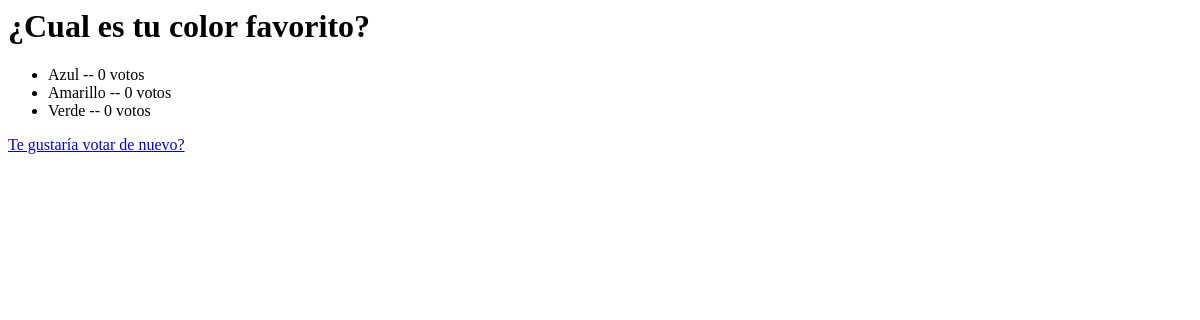
The app's page /polls/result/1, older data.
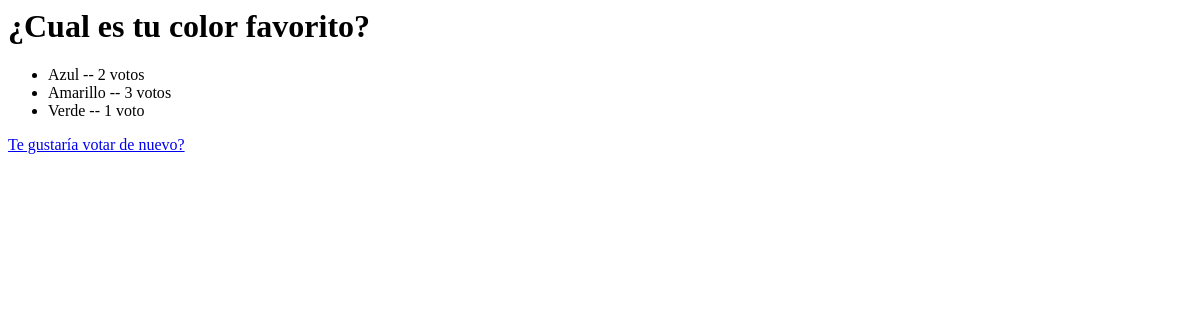
The same page, newer data.
### polls/models.py (models this page shows, shortened)
class Question(models.Model):
  question_text = models.CharField(max_length=200)
  pub_date = models.DateTimeField("date published")

class Choice(models.Model):
  question = models.ForeignKey(Question, on_delete=models.CASCADE)
  choice_text = models.CharField(max_length=200)
  votes = models.IntegerField(default=0)

### polls/views.py (the view)
# urls.py: path("result/<int:pk>", views.ResultsView.as_view(), name="results"),
class ResultsView(generic.DeleteView):
  model = Question
  template_name = "polls/results.html"

### polls/templates/polls/results.html
<h1>{{question.question_text}}</h1>
<ul>
  {% for choice in question.choice_set.all  %}
    <li>{{choice.choice_text}} -- {{choice.votes}} voto{{choice.votes|pluralize}}</li>
  {% endfor %}
</ul>
<a href="{% url 'polls:detail' question.id %} ">Te gustaría votar de nuevo?</a>

Row changes from the older to the newer data that the page shows:
changed Choice "Azul": votes "0" → "2"
changed Choice "Amarillo": votes "0" → "3"
changed Choice "Verde": votes "0" → "1"
